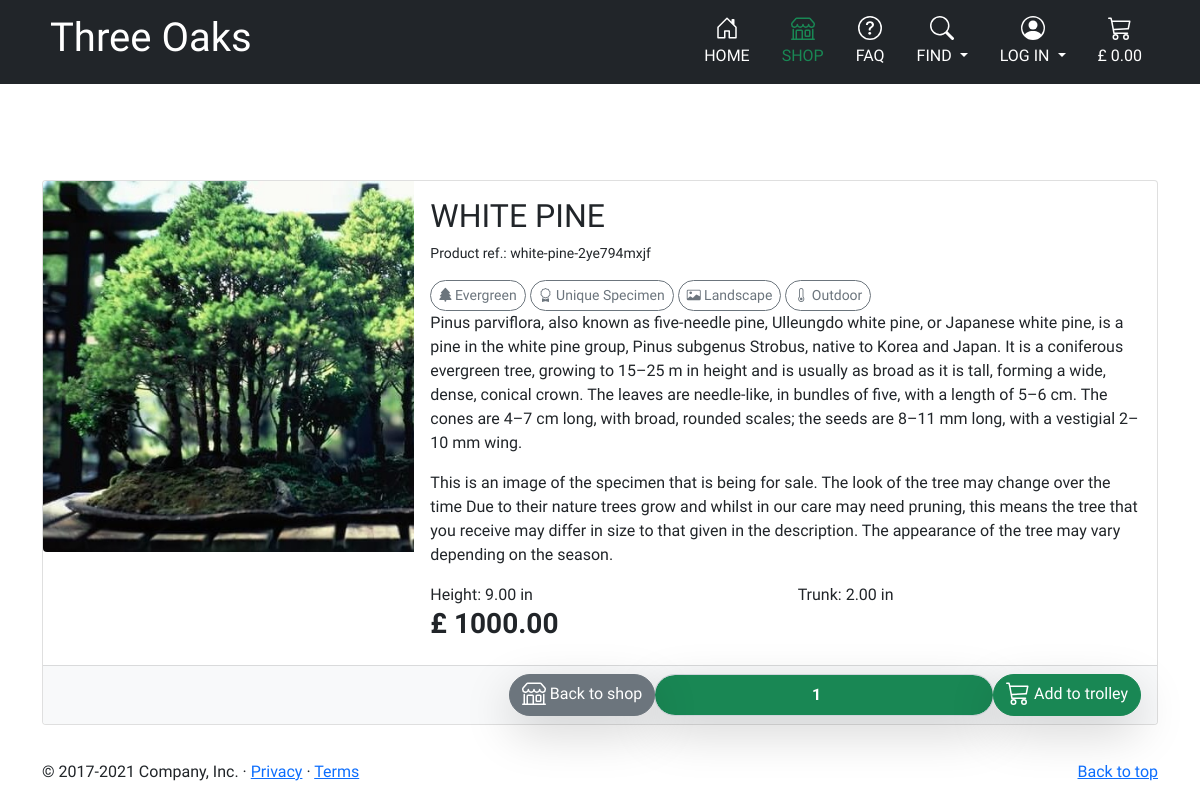
/trees/detail/white-pine-2ye794mxjf/, run on the app's committed database.
### trees/models.py (models this page shows, shortened)
class Tree(models.Model):
    name = models.CharField(max_length=254)
    slug = models.SlugField(max_length=200, unique=True, editable=False)
    height_in = models.DecimalField(max_digits=9, decimal_places=2)
    trunk_circumference = models.DecimalField(max_digits=9, decimal_places=2)
    price = models.DecimalField(max_digits=9, decimal_places=2)
    current_stock = models.IntegerField(
        default=1,
        validators=[MinValueValidator(0), MaxValueValidator(1000)]
        )
    leaves_or_needles = models.CharField(
            max_length=254, choices=LEAVES_OR_NEEDLES_CHOICES,
            default='coniferous', null=True, blank=True)
    description = models.TextField(default=1)
    image_url = models.URLField(max_length=1024, null=True, blank=True)
    image = models.ImageField(null=True, blank=True)
    image_alt = models.CharField(max_length=254, null=True, blank=True)
    image_disclaimer = models.CharField(
            max_length=400, choices=IMG_DISCLAIMER_CHOICES,
            default='standarised',  null=True, blank=True
            )
    feature = models.ManyToManyField(
                'Feature', blank=True)
    enviroment = models.ForeignKey(
                'Enviroment', null=True, blank=True, on_delete=models.SET_NULL)

class Feature(models.Model):
    name = models.CharField(max_length=254)
    friendly_name = models.CharField(max_length=254, null=True, blank=True)
    icon_class = models.CharField(max_length=254, null=True, blank=True)
    aria_for_anchor = models.CharField(default='Filter elements by',
                                       max_length=254, null=True, blank=True)

class Enviroment(models.Model):
    name = models.CharField(max_length=254)
    friendly_name = models.CharField(max_length=254, null=True, blank=True)
    icon_class = models.CharField(max_length=254, null=True, blank=True)
    aria_for_anchor = models.CharField(default='Filter elements by',
                                       max_length=254, null=True, blank=True)
    def __str__(self):
        return f'{self.name}'

### trees/views.py (the view)
# urls.py: path('detail/<str:tree_slug>/', views.tree_detail, name='tree_detail'),
def tree_detail(request, tree_slug):
    tree = get_object_or_404(Tree, slug=tree_slug)
    features = []
    if tree.feature:
        for feature in tree.feature.all():
            features.append(feature)
    trolley = request.session.get('trolley', {})
    trees_in_bag_strings = list(trolley.keys())
    trees_in_bag = list(map(int, trees_in_bag_strings))
    quantity_in_bag = 0
    for item in trolley:
        if int(item) == tree.id:
            quantity_in_bag = trolley[item]
    context = {
        'tree': tree,
        'features': features,
        'trees_in_bag': trees_in_bag,
        'quantity_in_bag': quantity_in_bag,
    }
    return render(request, 'trees/tree_detail.html', context)

### trolley/contexts.py (called while the page is built, shortened)
def trolley_contents(request):
    trolley_items = []
    total = 0
    tree_count = 0
    trolley = request.session.get('trolley', {})
    if total < settings.FREE_DELIVERY_THRESHOLD:
        delivery = total * Decimal(settings.STANDARD_DELIVERY_PERCENTAGE / 100)
        free_delivery_delta = settings.FREE_DELIVERY_THRESHOLD - total
    else:
        delivery = 0
        free_delivery_delta = 0
    grand_total = delivery + total
    context = {
        'trolley_items': trolley_items,
        'total': total,
        'tree_count': tree_count,
        'delivery': delivery,
        'free_delivery_delta': free_delivery_delta,
        'free_delivery_threshold': settings.FREE_DELIVERY_THRESHOLD,
        'grand_total': grand_total,
    }
    return context

### trees/templates/trees/tree_detail.html (shortened to what this page needs)
{% extends "base.html" %}
{% load static %}
{% block content %}
<main class="container mt-5 pt-5">
<div class="card mb-3" >
    <div class="row g-0">
      <div class="col-md-4">
        {% if tree.image %}
        <img src="{{ tree.image.url }}"
        class="img-fluid rounded-start "
        {% if tree.image_alt %}
        alt="{{ tree.image_alt }}"
        {% else %}
        alt="{{ tree.name }}"
        {% endif %}
        >
        {% endif %}
      </div>
      <div class="col-md-8 d-flex flex-column">
        <div class="card-body allign-self-start">
          <h2 class="card-title text-uppercase my-heading-font">{{ tree.name }}</h2>
          <p class="small">Product ref.: {{ tree.slug }}</p>
          {% if features %}
          {% for feature in features %}
          <a class="btn btn-sm btn-outline-secondary rounded-pill"
             href="{% url 'all_trees' %}?feature={{feature.name}}"
             aria-label="See more tees having this feature: {{ feature.friendly_name}}. Opens in same window.">
            <i class="{{ feature.icon_class}}"></i> {{ feature.friendly_name }}</a>
          {% endfor %}
          {% endif %}
          {% if tree.enviroment %}
          <a class="btn btn-sm btn-outline-secondary rounded-pill"
             href="{% url 'all_trees' %}?enviroment={{ tree.enviroment}}"
             aria-label="See more tees suitable for this enviroment: {{ tree.enviroment.friendly_name}}. Opens in same window.">
            <i class="{{ tree.enviroment.icon_class}}"></i> {{ tree.enviroment.friendly_name }}</a>
          {% endif %}
          <p class="card-text">{{ tree.description }}</p>
          {% if tree.image_disclaimer %}
          <p class="card-text">{{tree.image_disclaimer }}</p>
          {% endif %}
          <div class="row">
            <div class="col-6">
                <p class="card-text">Height: {{ tree.height_in }} in</p>
            </div>
            <div class="col-6">
                <p class="card-text">Trunk: {{ tree.trunk_circumference }} in</p>
            </div>
        </div>
        <h3 class="fw-bold">£ {{tree.price}}</h3>
        </div>
      </div>
      {% if tree.id in trees_in_bag %}
      <!-- different footer depending on if the tree is already in the trolley
      the form posts to add or update the trolley -->
 <div class="card-footer bg-light">
  <form class="form" action="{% url 'update_trolley' tree.id %}" method="POST">
    {% csrf_token %}
    <div class="row text-center">
        <div class="col-12  text-center">
            <div class="input-group  text-center">
              <div class="col-12 col-sm-4 col-md-5  text-center d-none d-md-block"> </div>
              <div class="d-none d-md-block text-center">
                <a href="{% url 'all_trees' %}" class="shadow-lg btn btn-secondary text-white rounded-pill">
                  <svg class="bi mx-auto mb-1" width="24" height="24" fill="currentColor"><use xlink:href="#shop"/></svg>
                  Back to shop</a>
              </div>
              <input class=" shadow-lg form-control bg-success  text-white fw-bold text-center rounded-pill" type="number"
              name="quantity" value="{{ quantity_in_bag }}" min="1" max="99"
              data-item_id="{{ tree.id }}"
              id="id_qty_{{ tree.id }}">
              <button type="submit" class="shadow-lg btn btn-success rounded-pill">
                <svg class="bi mx-auto mb-1" width="24" height="24" fill="currentColor"><use xlink:href="#inTrolley"/></svg>
                Update trolley</button>
            </div>
          </div>
          <div class="col-12 d-md-none text-center mt-3">
            <a href="{% url 'all_trees' %}" class="shadow-lg btn btn-secondary text-white rounded-pill">
              <svg class="bi mx-auto mb-1" width="24" height="24" fill="currentColor"><use xlink:href="#shop"/></svg>
              Back to shop</a>
          </div>
              <input type="hidden" name="redirect_url" value="{{ request.path }}">
    </div>
  </form>
</div>
      {% else %}
        <div class="card-footer bg-light">
          <form class="form" action="{% url 'add_to_trolley' tree.id %}" method="POST">
            <div class="row text-center">
                <div class="col-12  text-center">
                    <div class="input-group  text-center">
                      <div class="col-12 col-sm-4 col-md-5  text-center d-none d-md-block"> </div>
                      <div class="d-none d-md-block text-center">
                        <a href="{% url 'all_trees' %}" class="shadow-lg btn btn-secondary text-white rounded-pill">
                          <svg class="bi mx-auto mb-1" width="24" height="24" fill="currentColor"><use xlink:href="#shop"/></svg>
                          Back to shop</a>
                      </div>
                      <input class=" shadow-lg form-control bg-success  text-white fw-bold text-center rounded-pill" type="number"
                      name="quantity" value="1" min="1" max="99"
                      data-item_id="{{ tree.id }}"
                      id="id_qty_{{ tree.id }}">
                      <button type="submit" class="shadow-lg btn btn-success rounded-pill">
                        <svg class="bi mx-auto mb-1" width="24" height="24" fill="currentColor"><use xlink:href="#trolley"/></svg>
                        Add to trolley</button>
                    </div>
                  </div>
            </div>
          </form>
        </div>
      {% endif %}
    </div>
  </div>
</main>
  {% endblock %}

### static/css/base.css (style rules this page uses)
body { font-family: 'Kodchasan', sans-serif !important; }
.my-heading-font { font-family: 'Baumans', cursive; }

### data on the page
Tree: image (picture), name "WHITE PINE", slug "white-pine-2ye794mxjf", enviroment.friendly_name "Outdoor", description "Pinus parviflora, also known as five-needle pine, Ulleungdo white pine, or Japanese white pine, is a pine in the white pine group, Pinus subgenus Strobus, native to Korea and Japan. It is a coniferous evergreen tree, growing to 15–25 m in height and is usually as broad as it is tall, forming a wide, dense, conical crown. The leaves are needle-like, in bundles of five, with a length of 5–6 cm. The cones are 4–7 cm long, with broad, rounded scales; the seeds are 8–11 mm long, with a vestigial 2–10 mm wing.", image_disclaimer "This is an image of the specimen that is being for sale. The look of the tree may change over the time Due to their nature trees grow and whilst in our care may need pruning, this means the tree that you receive may differ in size to that given in the description. The appearance of the tree may vary depending on the season.", height_in "9.00", trunk_circumference "2.00", price "1000.00"
Feature: friendly_name "Evergreen"
Feature: friendly_name "Unique Specimen"
Feature: friendly_name "Landscape"
